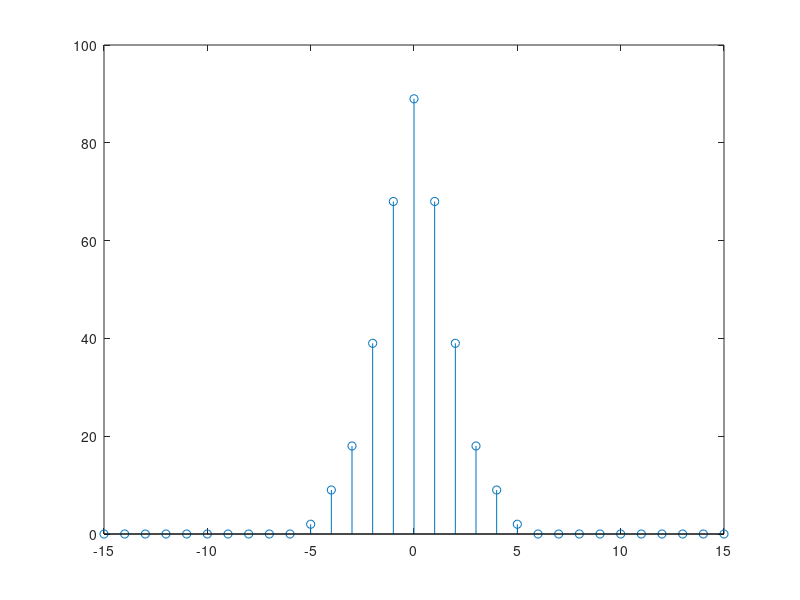

Write MATLAB code to recreate this figure.
clc
clear all
close all

x1 = [0,1,1,3,5,7,2,0];
x2=[0,4,4,4,2,2,1,1,0];
n1 = [-2:5];
n2 = [-6:2];

kmin = -15;
kmax = 15;
k = kmax:kmin;

xe = [zeros(1,n1(1)-kmin) x1 zeros(1,n1(1)-kmax)];
ye = [zeros(1,n1(1)-kmin) x1 zeros(1,n1(1)-kmax)];
rxy = zeros(1,kmax-kmin+1);

for i=kmin+x2(1):kmax-x2(end)
if i > 0
rs = [zeros(1,i) ye(1:length(ye)-i)];
else
rs = [ye(1-i:length(ye)) zeros(1,-i)];
end
rxy(i-kmin+1-x2(1)) = sum(xe.*rs);
end
figure;
stem(kmin:kmax,rxy)

    